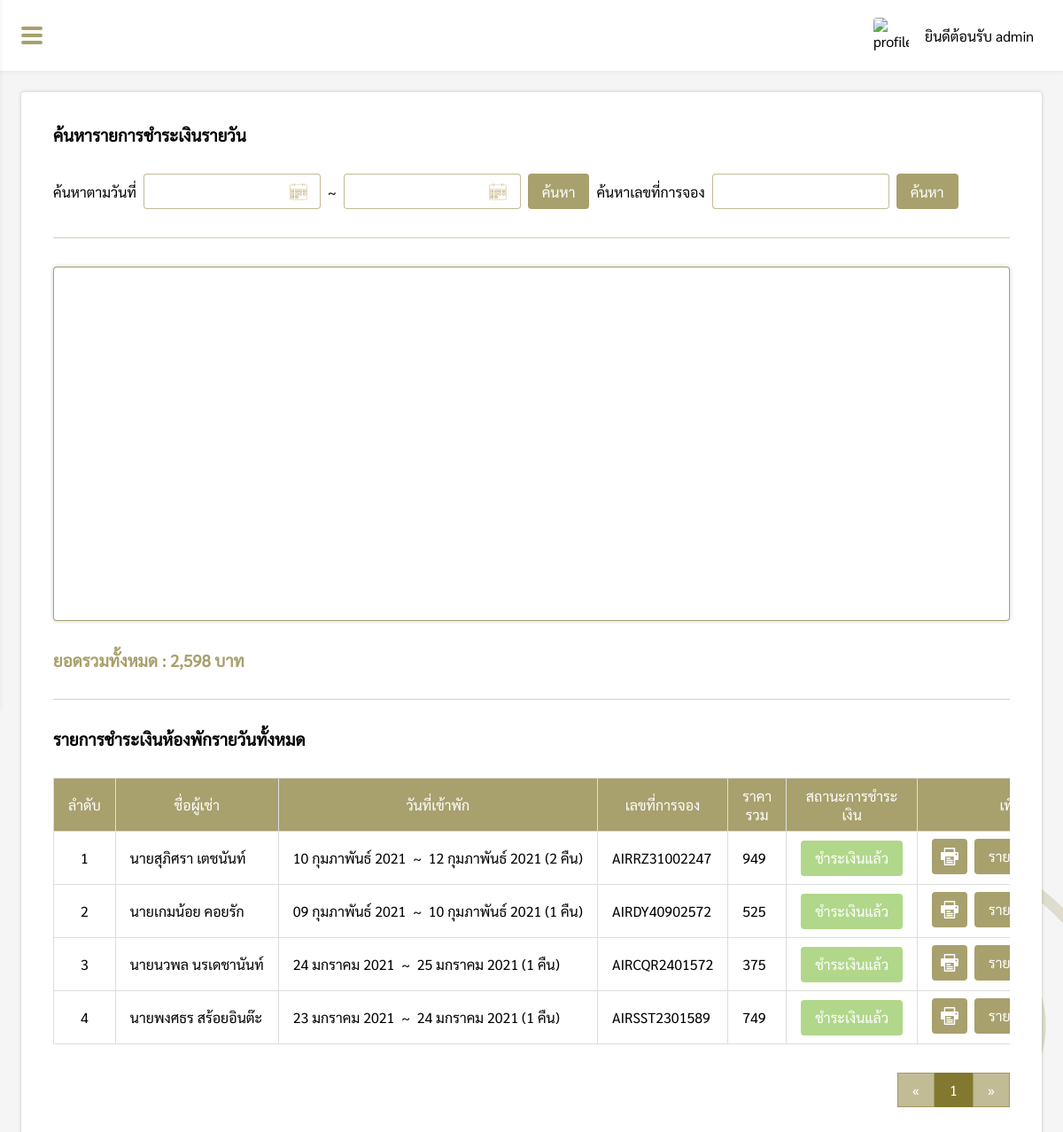
The app's page /pages/manage/dailyCost/index.php (signed in), older data.
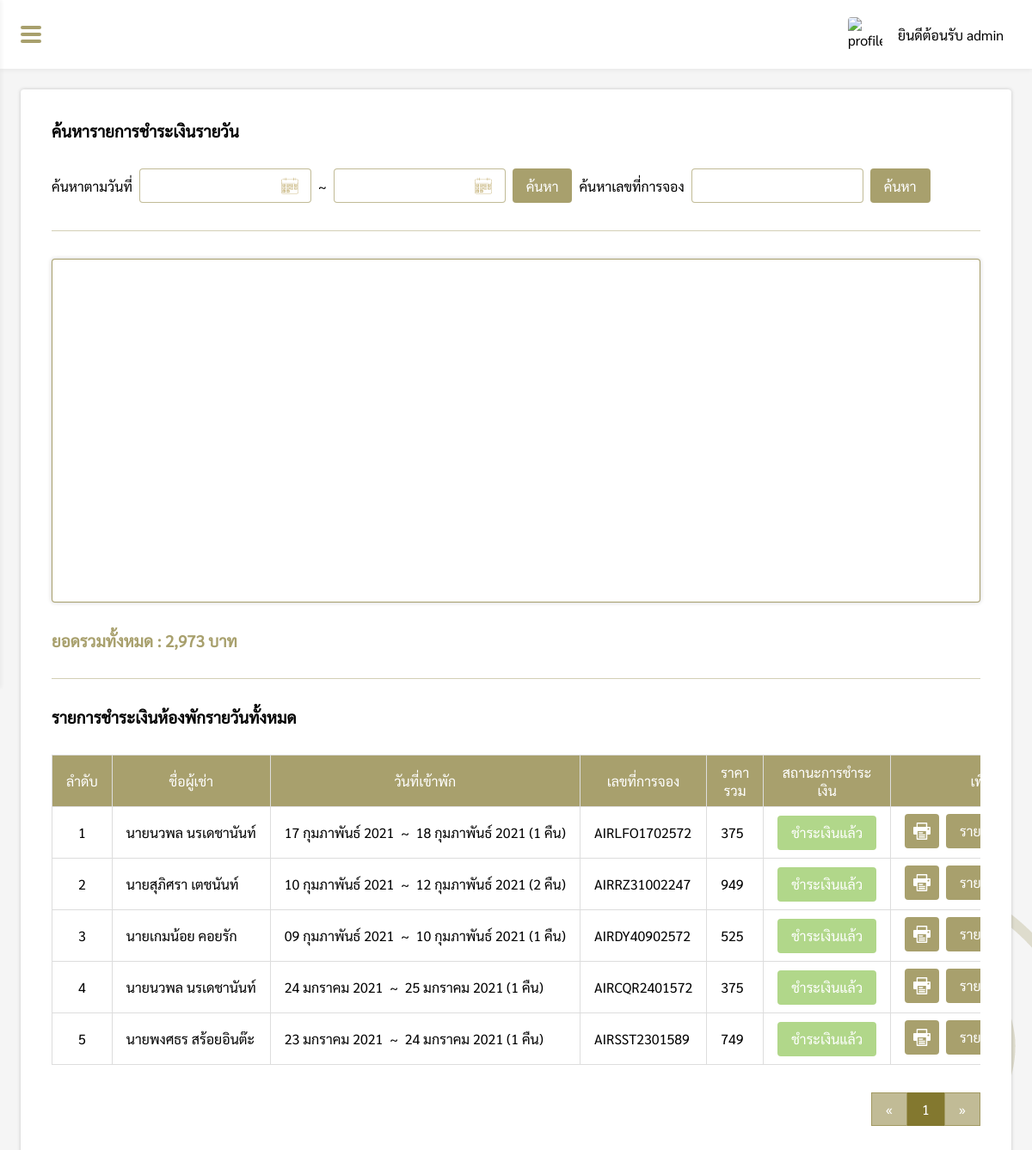
The same page, newer data.
### tables this page shows
CREATE TABLE `dailycost` (
  `dailycost_id` int(11) NOT NULL,
  `code` varchar(13) NOT NULL,
  `damages` float(11,2) DEFAULT NULL,
  `total_allprice` float(11,2) NOT NULL,
  `pay_status` varchar(20) NOT NULL,
  `pay_img` varchar(100) DEFAULT NULL,
  `payafter_d_img` varchar(100) DEFAULT NULL
);

CREATE TABLE `daily` (
  `daily_id` int(11) NOT NULL,
  `name_title` varchar(10) NOT NULL,
  `firstname` varchar(200) NOT NULL,
  `lastname` varchar(200) NOT NULL,
  `id_card` varchar(200) NOT NULL,
  `email` varchar(200) NOT NULL,
  `tel` varchar(200) NOT NULL,
  `code` varchar(200) NOT NULL,
  `check_in` varchar(200) NOT NULL,
  `check_out` varchar(200) NOT NULL,
  `night` int(2) NOT NULL,
  `people` int(2) NOT NULL,
  `air_room` int(2) NOT NULL,
  `fan_room` int(2) NOT NULL,
  `daily_status` varchar(200) NOT NULL,
  `total_room_price` float(11,2) NOT NULL,
  `vat` float(11,2) NOT NULL,
  `total_price` float(11,2) NOT NULL,
  `payment_price` float(11,2) NOT NULL,
  `payment_img` varchar(200) DEFAULT NULL,
  `warning_date` varchar(20) DEFAULT NULL,
  `room_select` varchar(200) DEFAULT NULL
);

### pages/manage/dailyCost/index.php (the view, shortened to what the changed rows need)
<?php
if($_SESSION['level'] == 'admin' || $_SESSION['level'] == 'employee'){
    include("../../connection.php");
    $check_in = @$_REQUEST['check_in'];
    $check_out = @$_REQUEST['check_out'];
    $code = @$_REQUEST['code'];
    function DateThai($strDate)
    {
        $strYear = date("Y",strtotime($strDate));
        $strMonth= date("n",strtotime($strDate));
        $strDay= date("d",strtotime($strDate));
        $strMonthCut = Array("","มกราคม", "กุมภาพันธ์", "มีนาคม","เมษายน", "พฤษภาคม", "มิถุนายน", "กรกฎาคม","สิงหาคม", "กันยายน", "ตุลาคม", "พฤศจิกายน", "ธันวาคม");
        $strMonthThai=$strMonthCut[$strMonth];
        return "$strDay $strMonthThai $strYear";
    }
    if($check_in != "" && $check_out != ""){
        $query = "SELECT * FROM (SELECT b.check_in ,SUM(a.total_allprice) as daily_price FROM dailycost a INNER JOIN daily b ON a.dailycost_id = b.daily_id WHERE ((check_in BETWEEN '$check_in' AND '$check_out') OR (check_out BETWEEN '$check_in' AND '$check_out') OR ('$check_in' BETWEEN check_in AND check_out) OR ('$check_out' BETWEEN check_in AND check_out )) GROUP BY b.check_in ORDER BY b.check_in DESC LIMIT 5) sub ORDER BY check_in ASC";
    }else{
        $query = "SELECT * FROM (SELECT b.check_in ,SUM(a.total_allprice) as daily_price FROM dailycost a INNER JOIN daily b ON a.dailycost_id = b.daily_id GROUP BY b.check_in ORDER BY b.check_in DESC LIMIT 5) sub ORDER BY check_in ASC";
    }
    $query_result = mysqli_query($conn, $query);
    $datax = array();
    foreach ($query_result as $k) {
        $datax[] = "['".DateThai($k['check_in'])."'".", ".$k['daily_price']."]";
    }
    $datax = implode(",", $datax);
?>
<!DOCTYPE html>
<html lang="en">
<head>
    <link rel="stylesheet" href="../../../css/dailyCost.css">
    <link rel="stylesheet" href="../../../css/my-style.css">
    <link rel="stylesheet" href="../../../css/navbar.css">
</head>
<body>
    <?php include("../../../components/sidebar.php"); ?>
    <div class="box">
        <div id="box-padding" style="padding:24px;">
            <div class="dailycost-box">
                <h3>ค้นหารายการชำระเงินรายวัน</h3>
                <div class="search">
                    <label class="search-topic" style="padding:10px 8px 0 0;">ค้นหาตามวันที่</label>
                    <div class="from-box" style="position:relative;">
                        <input type="text" class="roundtrip-input" id="check_in"
                            value="<?php if(isset($check_in)){ echo DateThai($check_in); } ?>">
                    </div>
                    <label class="to-text" style="padding:10px 8px 0 8px;">~</label>
                    <div class="to-box" style="position:relative;">
                        <input type="text" class="roundtrip-input" id="check_out"
                            value="<?php if(isset($check_out)){ echo DateThai($check_out); } ?>">
                    </div>
                    <button class="search-btn" type="button" id="searchDate">ค้นหา</button>
                    <label class="searchcode-topic" style="padding:10px 8px 0 0;">ค้นหาเลขที่การจอง</label>
                    <div class="searchcode-box" >
                        <input type="text" id="code" value="<?php echo $code?>">
                    </div>
                    <button class="searchcode-btn" type="button" id="searchCode">ค้นหา</button>
                </div>
                <div class="hr"></div>
                <div class="card">
                    <?php
                    if(strlen($datax) != 0){
                    ?>
                    <div id="curve_chart" class="chart"></div>
                    <?php
                    }else{
                        echo "<p style='margin:auto;'>ไม่มีข้อมูล</p>";
                    }
                    ?>
                </div>
                <div style="padding-top:32px;">
                    <?php
                    if(isset($check_in) && isset($check_out)){
                        $search_totalprice = mysqli_query($conn, "SELECT SUM(a.total_allprice) as allprice FROM dailycost a INNER JOIN daily b ON a.dailycost_id = b.daily_id WHERE ((check_in BETWEEN '$check_in' AND '$check_out') OR (check_out BETWEEN '$check_in' AND '$check_out') OR ('$check_in' BETWEEN check_in AND check_out) OR ('$check_out' BETWEEN check_in AND check_out ))");
                    }else{
                        $search_totalprice = mysqli_query($conn, "SELECT SUM(total_allprice) as allprice FROM dailycost");
                    }
                    $result_totalprice = mysqli_fetch_assoc($search_totalprice);
                    ?>
                    <h3 style="color: rgb(131, 120, 47, 0.7);">ยอดรวมทั้งหมด : <?php echo number_format($result_totalprice["allprice"]); ?> บาท</h3>
                </div>
                <div class="hr"></div>
                <?php
                $perpage = 10;
                if(isset($_GET['page'])){
                    $page = $_GET['page'];
                }else{
                    $page = 1;
                }
                $start = ($page - 1) * $perpage;
                $num = $start + 1;
                if(isset($check_in) && isset($check_out)){
                    $sql = "SELECT a.*, b.* FROM dailycost a INNER JOIN daily b ON a.dailycost_id = b.daily_id WHERE (check_in BETWEEN '$check_in' AND '$check_out') OR (check_out BETWEEN '$check_in' AND '$check_out') OR ('$check_in' BETWEEN check_in AND check_out) OR ('$check_out' BETWEEN check_in AND check_out ) ORDER BY dailycost_id DESC LIMIT {$start} , {$perpage}";
                }else if(isset($code)){
                    $sql = "SELECT a.*, b.* FROM dailycost a INNER JOIN daily b ON a.dailycost_id = b.daily_id WHERE a.code = '$code' ORDER BY dailycost_id DESC";
                }else{
                    $sql = "SELECT a.*, b.* FROM dailycost a INNER JOIN daily b ON a.dailycost_id = b.daily_id ORDER BY dailycost_id DESC LIMIT {$start} , {$perpage}";
                }
                $result = $conn->query($sql);
                if(isset($code)){
                    echo "<h3>ผลลัพธ์การค้นหา : $code</h3>";
                }else{
                    echo "<h3>รายการชำระเงินห้องพักรายวันทั้งหมด</h3>";
                }
                if ($result->num_rows > 0) {
                ?>
                <div style="overflow-x: auto;overflow-y: hidden;">
                    <table>
                        <tr>
                            <th>ลำดับ</th>
                            <th>ชื่อผู้เช่า</th>
                            <th>วันที่เข้าพัก</th>
                            <th>เลขที่การจอง</th>
                            <th>ราคารวม</th>
                            <th>สถานะการชำระเงิน</th>
                            <th>เพิ่มเติม</th>
                        </tr>
                        <?php
                            while($row = $result->fetch_assoc()) {
                            $calculate = strtotime($row["check_out"]) - strtotime($row["check_in"]);
                            $night = floor($calculate / 86400);
                        ?>
                        <tr>
                            <td><?php echo $num; ?></td>
                            <td><?php echo $row["name_title"].$row['firstname'] ." " .$row['lastname']; ?></td>
                            <td><?php echo DateThai($row['check_in']) ."&nbsp; ~ &nbsp;" .DateThai($row['check_out'])." (".$night." คืน)"; ?>
                            </td>
                            <td><?php echo $row['code']; ?></td>
                            <td><?php echo number_format($row['total_allprice']); ?></td>
                            <td><button class="status-success"><?php echo $row['pay_status']; ?></button></td>
                            <td>
                                <div class="option-grid">
                                    <a href="receipt_deposit_back.php?code=<?php echo $row["code"]; ?>" target="_blank"><button type="button" class="print" title="ใบเสร็จคืนค่ามัดจำคีย์การ์ด"></button></a>
                                    <a href="dailyCostDetail.php?dailycost_id=<?php echo $row['dailycost_id']; ?>"><button>รายละเอียด</button></a>
                                </div>
                            </td>
                        </tr>
                        <?php $num++; } ?>
                    </table>
                </div>
                <?php
                    $sql2 = "SELECT * FROM dailycost";
                    $query2 = mysqli_query($conn, $sql2);
                    $total_record = mysqli_num_rows($query2);
                    $total_page = ceil($total_record / $perpage);
                    ?>
                <div style="display:flex;justify-content:flex-end">
                    <div class="pagination">
                        <a href="index.php?page=1">&laquo;</a>
                        <?php for($i=1;$i<=$total_page;$i++){ ?>
                        <a href="index.php?page=<?php echo $i; ?>"  <?php if($page == $i){ echo "style='background-color: rgb(131, 120, 47, 1);color:#fff;'"; }?>><?php echo $i; ?></a>
                        <?php } ?>
                        <a href="index.php?page=<?php echo $total_page; ?>"  <?php if($page == $i){ echo "style='background-color: rgb(131, 120, 47, 1);color:#fff;'"; }?>>&raquo;</a>
                    </div>
                </div>
                <?php
                }else{
                    echo "<div style='padding-top:32px;'>ไม่มีรายการชำระเงินเช่ารายวัน</div>";
                }
                ?>
            </div>
        </div>
    </div>
</body>
</html>
<?php
}else{
    Header("Location: ../../login.php");
}
?>

Row changes from the older to the newer data that the page shows:
added dailycost: daily.name_title "นาย", daily.firstname "นวพล", daily.lastname "นรเดชานันท์", daily.check_in "17 กุมภาพันธ์ 2021", daily.check_out "18 กุมภาพันธ์ 2021", daily.check_out+check_in "1", daily.code "AIRLFO1702572", total_allprice "375", pay_status "ชำระเงินแล้ว"
Text that changed along with them:
$result_totalprice["allprice"]: "2,598" → "2,973"
